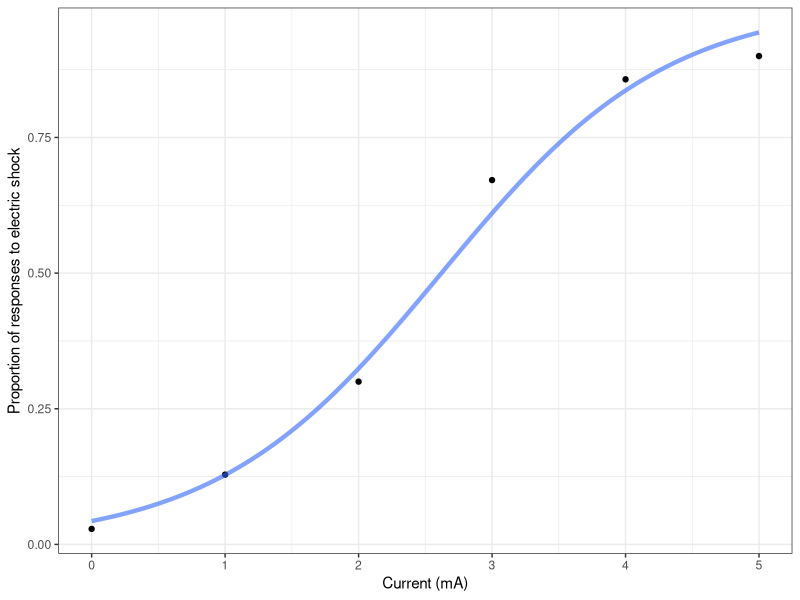

Write the R code that produced this figure.
## ---- chunk 1
knitr::opts_chunk$set(
  echo=TRUE, message=FALSE, warning=FALSE, fig.align="center", dev="svglite"
)

old.hooks <- fansi::set_knit_hooks(knitr::knit_hooks)
options(crayon.enabled=TRUE)
## ---- chunk 2
library(tibble)
library(dplyr)
library(ggplot2)
theme_set(theme_bw())
## ---- chunk 3
cows <- tibble(
  current = 0:5,
  trials = rep(70, 6),
  responses = c(2, 9, 21, 47, 60, 63),
  proportion = responses / trials
)

cows
## ---- chunk 4
with(cows, cbind(responses, no_responses = trials - responses))
## ---- chunk 5
full_model <- glm(cbind(responses, trials - responses) ~ current, family=binomial, data=cows)
## ---- chunk 6
summary(full_model)
## ---- chunk 7
predict(full_model)
## ---- chunk 8
predict(full_model, type="response")
## ---- chunk 9
fitted_vals <- full_model %>%
  predict(newdata = tibble(current=seq(0, 5, 0.01)), type="response") %>%
  as_tibble_col(column_name=".fitted") %>%
  add_column(current=seq(0, 5, 0.01), .before=".fitted")

fitted_vals
## ---- chunk 10
ggplot(data=NULL, aes(x=current))+
  geom_point(data=cows, aes(y=proportion))+
  geom_line(data=fitted_vals, aes(y=.fitted), colour="#3366FF", lwd=1.5, alpha=0.6)+
  labs(x="Current (mA)", y="Proportion of responses to electric shock")
## ---- chunk 11
anova(full_model, test="Chisq")

reduced_model <- update(full_model, . ~ 1)

anova(reduced_model, full_model, test="Chisq")
